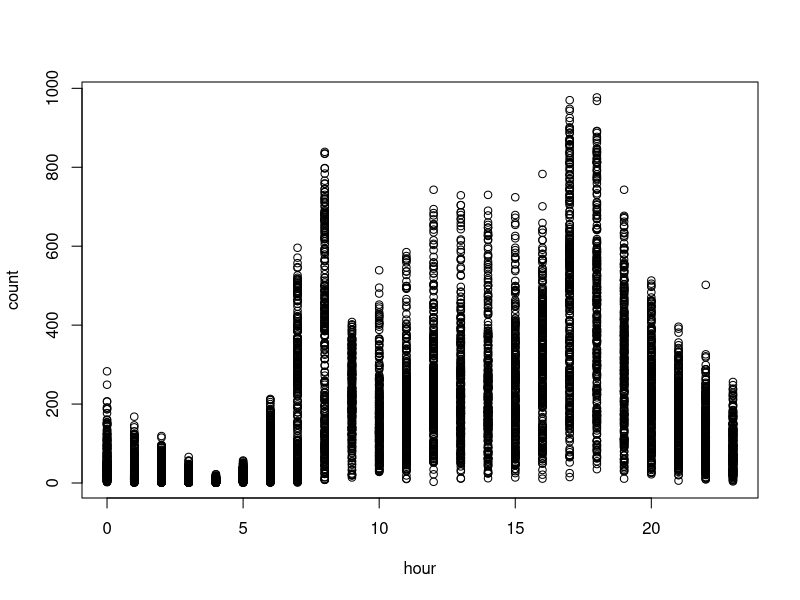
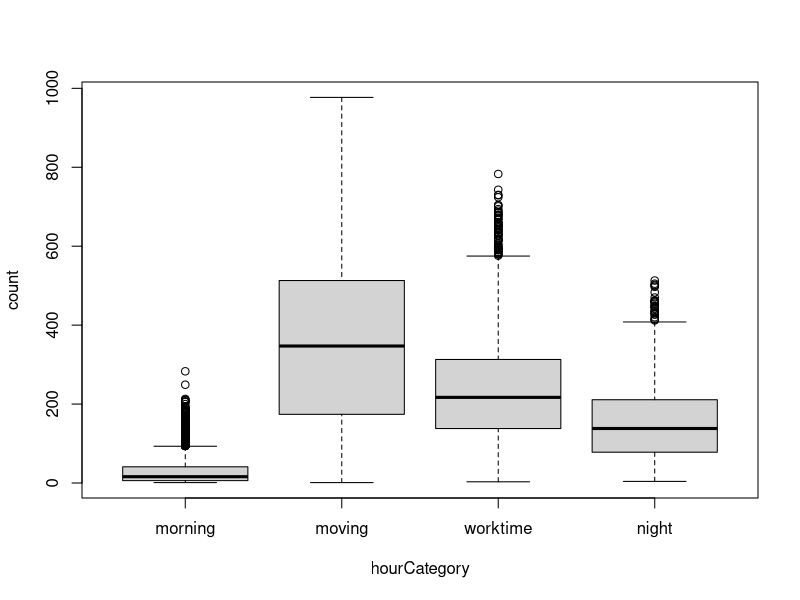
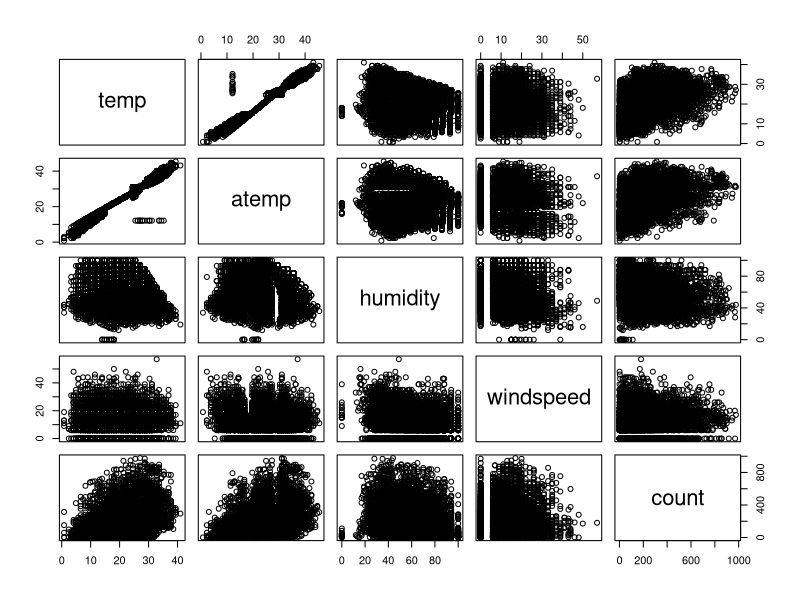
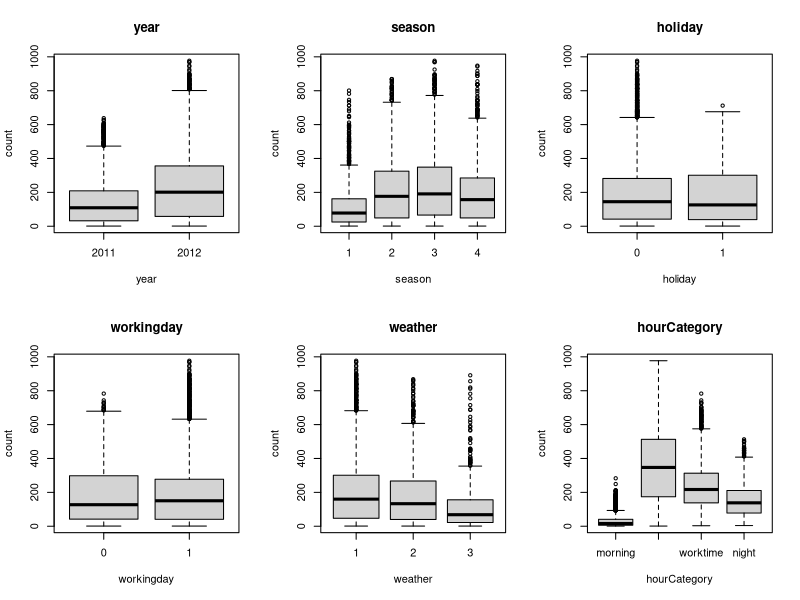
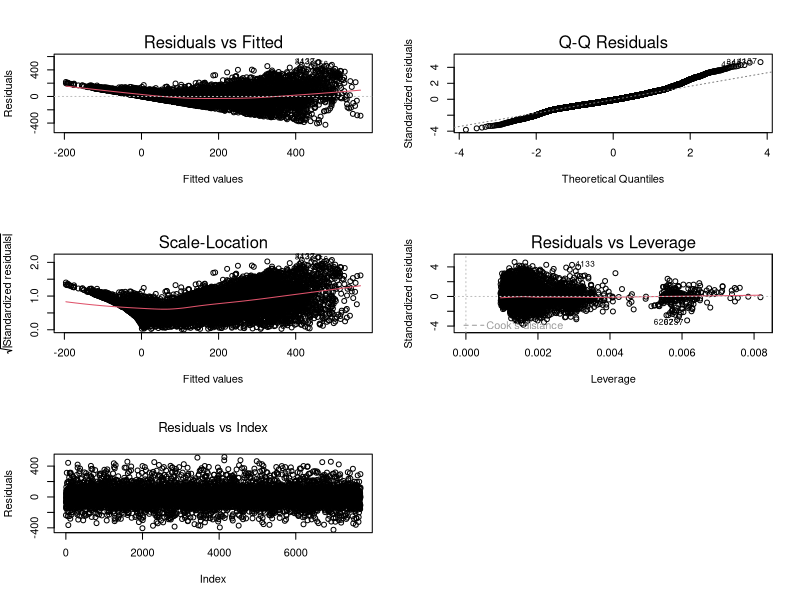

Generate these figures, in order, with R: (Note: this script raises an error after producing the figures.)
## ---- chunk 1
knitr::opts_chunk$set(echo = FALSE, eval = TRUE)
## ---- chunk 2
rm(list = ls())

datos = read.table('../p1a_train.csv', header = TRUE, sep = ';', dec = '.', stringsAsFactors = TRUE)
datos$id = NULL

datos$year = factor(datos$year)
datos$season = factor(datos$season)
datos$holiday = factor(datos$holiday)
datos$workingday = factor(datos$workingday)
datos$weather = factor(datos$weather)
## ---- chunk 3
#Indice
#------------------------
#- Analisis de variables
#  - Transformacion variable hora
#  - Descriptiva variables numericas (vemos correlacion temp y atemp)
#    - Analisis de temp y atemp (hacemos los modelos y elminamos el peor)
#    - Analisis de linealidad de las variables
#  - Variables categoricas (plots y resumen)
#- Generacion de modelos
#  - Modelo 1: Todas las variables (explicar resultado)
#  - Modelo 2: Seleccion automatica de variables
#    - Analisis de colinealidad (vif)
#    - Validacion de las premisas
#  - Transformacion de la variable resupesta
#    - Modelo 4: Transformacion Logaritmica (explicar resultado)
#    - Modelo 3: Transformacion BoxCox (imprimir solamente el modelo y explicar resultado, comparar con modelo anterior)
#      - Validacion (comparacion modelo anterior lm2)
#  - Modelo 5: Transformaciones polinomicas (imprimir y explicar solamente el resultado del modelo, vemos que no vale la pena)
#- Observaciones influyentes (imprimir influenceIndexPlot(mod.lm3))
#  - Modelo 6: Eliminar observaciones influyentes
#- Modelo final: el modelo 3 plot(alleffects)
#------------------------
## ---- chunk 4
summary(datos)
## ---- chunk 5
plot(count~hour, datos)
## ---- chunk 6
datos$hourCategory = cut(datos$hour, c(0,6,8,16,19,23), labels = c('morning', 'moving', 'worktime', 'moving', 'night'), include.lowest = TRUE)
plot(count~hourCategory, datos)
datos$hour = NULL
## ---- chunk 7
pairs(datos[, c(6:10)])
## ---- chunk 8
datos$atemp = NULL
## ---- chunk 9
par(mfrow=c(2,3))
for(i in c(1, 2, 3, 4, 5, 10)){
  boxplot(datos$count~datos[,i],main=names(datos)[i],xlab=names(datos)[i],ylab="count")
}
## ---- chunk 10
mod.lm1 = lm(count~.,datos)
## ---- chunk 11
mod.lm2 = step(mod.lm1)
datos$workingday = NULL
## ---- chunk 12
par(mfrow=c(3,2))
plot(mod.lm2)
plot(resid(mod.lm2), font.main = 1, main = 'Residuals vs Index', ylab = 'Residuals')
## ---- chunk 13
library(car)
bc <- boxCox(mod.lm2)
lamb = bc$x[which.max(bc$y)]
datos$countBC <- datos$count^lamb
## ---- chunk 14
mod.lm3 = lm(countBC ~ year + season + holiday + weather + temp + humidity + windspeed + hourCategory, datos)
summary(mod.lm3)
## ---- chunk 15
mod.lm3 = lm(countBC ~ year + season + holiday + weather + temp + humidity + windspeed + hourCategory, datos)
par(mfrow=c(3,2))
plot(mod.lm3)
plot(resid(mod.lm3), font.main = 1, main = 'Residuals vs Index', ylab = 'Residuals')
## ---- chunk 16
library('effects')
plot(allEffects(mod.lm3))
## ---- chunk 17
influenceIndexPlot(mod.lm3)
